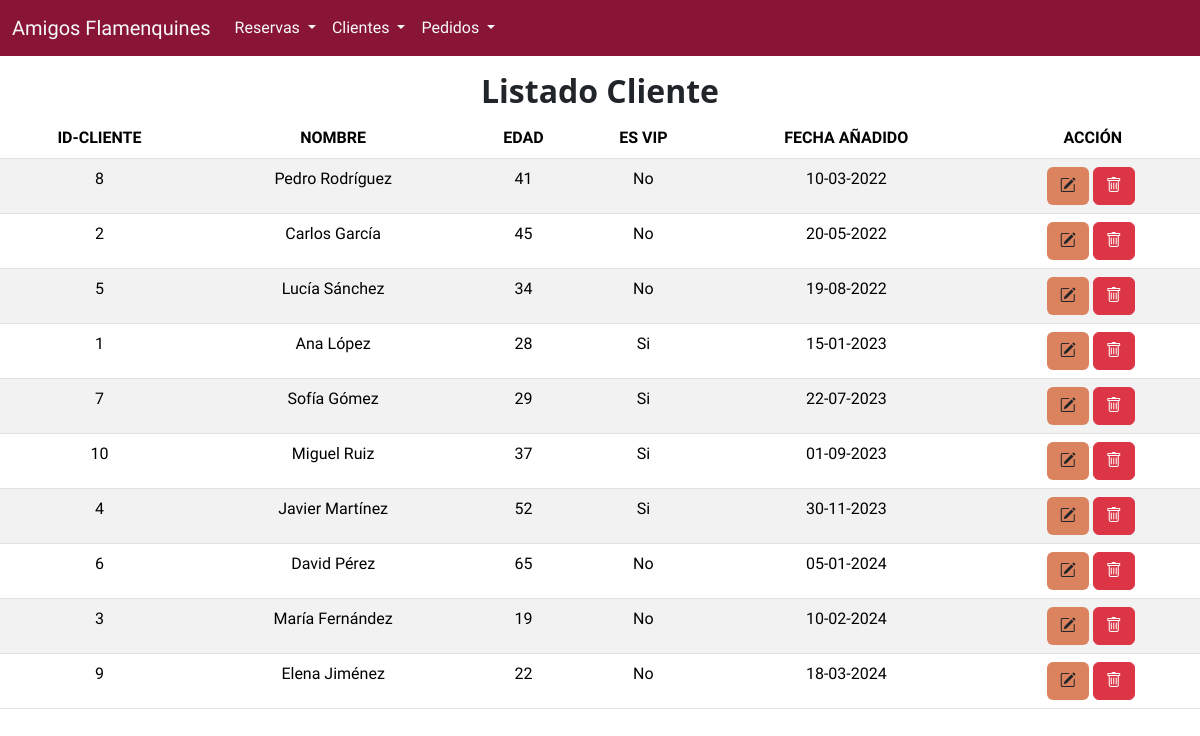
The app's page /mostrar_listado_cliente_id.php with its own data.
### tables this page shows
CREATE TABLE `client` (
  `id_client` int NOT NULL,
  `date_created_account` date NOT NULL,
  `age` int NOT NULL,
  `is_vip` tinyint(1) NOT NULL,
  `name` varchar(50) NOT NULL
);

### mostrar_listado_cliente_id.php (the view, shortened to what this page needs)
<?php
$conexion = obtenerConexion();
$tabla = "<table class='table table-striped text-center ' id='listadoClientes'>";
$tabla .= "<thead><tr><th>ID-CLIENTE</th><th>NOMBRE</th><th>EDAD</th><th>ES VIP</th><th>FECHA AÑADIDO</th>";
$tabla .= "<th>ACCIÓN</th>";
$tabla.= "</tr></thead><tbody>";
$vaBuscarId = isset($_GET["idClienteBuscar"]);
if ($vaBuscarId && $_GET["idClienteBuscar"] != "") {
    $idCliente = $_GET["idClienteBuscar"];
    $sql = "SELECT * FROM client WHERE id_client = $idCliente ;";
}else{
    $sql = "SELECT * FROM client ORDER BY date_created_account";
}
$resultado = mysqli_query($conexion, $sql);
while ($fila = mysqli_fetch_assoc($resultado)) {
    if ($fila["is_vip"] == "1") {
        $esVip = "Si";
    }else{
        $esVip = "No";
    }
    $tabla .= "<tr>";
    $tabla .= "<td>". $fila["id_client"] ."</td>";
    $tabla .= "<td>". $fila["name"] ."</td>";
    $tabla .= "<td>". $fila["age"] ."</td>";
    $tabla .= "<td>". $esVip ."</td>";
    $fecha = implode('-',array_reverse(explode('-',$fila['date_created_account'])));
    $tabla .= "<td>". $fecha ."</td>";
    $tabla .= "<td><form class='d-inline me-1' action='form_editar_cliente.php' method='get'>";
    $tabla .= "<input type='hidden' name='cliente' value='" . htmlspecialchars(json_encode($fila),ENT_QUOTES) . "' />";
    $tabla .= "<button name='Editar' class='btn bg-secondary'><i class='bi bi-pencil-square'></i></button></form>";
    $tabla .= "<form class='d-inline me-1' action='eliminar_cliente.php' method='post'>";
    $tabla .= "<input type='hidden' name='idCliente' value='".$fila["id_client"]."' />";
    $tabla .= "<button type='submit' name='btnBorrar' class='btn btn-danger'><i class='bi bi-trash'></i></button> </form>";
            $tabla .= "</td></tr>";
}
$tabla .= "</tbody></table>";
?>
    <h2 class="text-center" style="
        font-family: 'Open Sans', sans-serif;">Listado Cliente</h2>
    <?php
        echo $tabla;
    ?>
</body>
</html>

### records on screen
client: id_client "8", name "Pedro Rodríguez", age "41", is_vip "No", date_created_account "10-03-2022"
client: id_client "2", name "Carlos García", age "45", is_vip "No", date_created_account "20-05-2022"
client: id_client "5", name "Lucía Sánchez", age "34", is_vip "No", date_created_account "19-08-2022"
client: id_client "1", name "Ana López", age "28", is_vip "Si", date_created_account "15-01-2023"
client: id_client "7", name "Sofía Gómez", age "29", is_vip "Si", date_created_account "22-07-2023"
client: id_client "10", name "Miguel Ruiz", age "37", is_vip "Si", date_created_account "01-09-2023"
client: id_client "4", name "Javier Martínez", age "52", is_vip "Si", date_created_account "30-11-2023"
client: id_client "6", name "David Pérez", age "65", is_vip "No", date_created_account "05-01-2024"
client: id_client "3", name "María Fernández", age "19", is_vip "No", date_created_account "10-02-2024"
client: id_client "9", name "Elena Jiménez", age "22", is_vip "No", date_created_account "18-03-2024"
